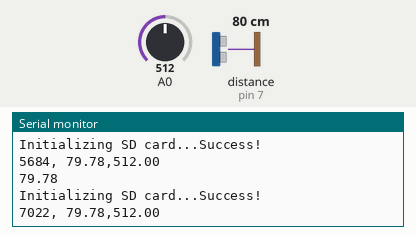
The sketch below on a simulated Arduino Uno, built with avr-gcc and run on an emulated ATmega328P. Shown: the last lines printed to the serial monitor. Wiring (inferred from the names in the program): ultrasonic range finder: trigger pin 6; echo pin 7. The test bench sets the inputs (shaded band); at power-on: A0 = 512, distance to the obstacle (sensor on pin 7) 80 cm. The echo pulse lasts 58.3 µs per cm; storage starts empty.

Above: at 7.5 s.
7.6 s: A0 set to 107
At 8.9 s:
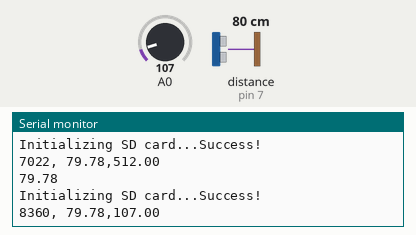
9.1 s: A0 set to 88
At 10.6 s:
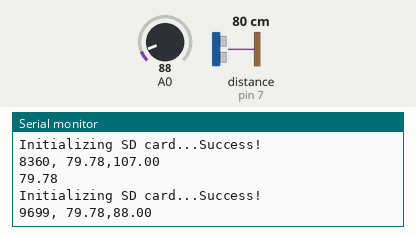
Timing chart, 0 to 12.1 s (numbered marks = the images above; inputs shaded):
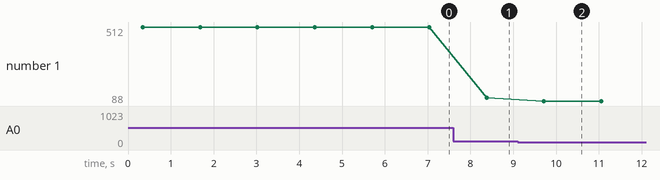

The sketch:

Deployment_2021_03_31.ino
```cpp
#include <SPI.h>                                                 //SD card
#include <SD.h>
File myFile;

const int LED = 13;

String fileName = "4_23_s0.CSV";


/*
 * Loop:
 *  Collect Data ~1min
 *  Start SD
 *  Store Data
 *  Stop SD
 *  Wait ~4min
 *
*/
#define trigPin 6
#define echoPin 7
// Define variables:
long duration;
double distance;
void setup() {
  pinMode(trigPin, OUTPUT);
  pinMode(echoPin, INPUT);
  Serial.begin(9600);
}
void loop() {
  float average = waterHeight();
  float pressure = analogRead(A0);
  Serial.println(average);

  while (!Serial) {;}
  Serial.print("Initializing SD card...");

  if(!SD.begin(53)) {//work on this
    Serial.println("initialization failed!");
    digitalWrite(LED, LOW);
    delay(10000);
  }
  else{
    Serial.println("Success!");
  }

  digitalWrite(LED, HIGH);
  myFile = SD.open(fileName, FILE_WRITE);

  if(myFile){
    //Serial.println(fileName);
    long int t = millis();
    myFile.print(t);
    myFile.print(",");
    myFile.print(average);
    myFile.print(",");
    myFile.println(pressure);
    Serial.print(t);
    Serial.print(", ");
    Serial.print(average);
    Serial.print(",");
    Serial.println(pressure);
  }
  myFile.close();

  delay(1000); //delay between samples
}


float waterHeight(){                                                //Get Water Height
  byte minLim = 0;
  int maxLim =  1000;
  int count = 10;
  float avg = 0;
  byte err = 0;
  int i = 0;
  byte j = 0; //number of iterations on single i
  int k = 0; //number of iterations
  float dist[count], distance;
  long duration;
  while(i < count){
      digitalWrite(trigPin, LOW);
      delayMicroseconds(5);
      digitalWrite(trigPin, HIGH);
      delayMicroseconds(10);
      digitalWrite(trigPin, LOW);
      duration = pulseIn(echoPin, HIGH);
      distance = (duration*.0343)/2;
      //Serial.println(i);
      if(i > 2){                                                  //Get "good" data
        err = abs(distance-avg)/avg*100;
        if(err < 20){
          dist[i] = distance;
          i++;
        }
      }
      else if(distance < maxLim && distance > minLim && i <= 2){
        dist[i] = distance;
        i++;
      }
      if(i == 2){
        avg = (dist[0]+dist[1]+dist[2])/3;
        err = abs(dist[0]-avg)/avg*100;
        if(err > 200){
          //Serial.print("Error: ");
          //Serial.print(err);
          //Serial.println(dist[0]);
          i = 0;
        }
      }
      else if(j > count*2){
        i = 0;
        j = 0;
//        Serial.println();
        //Serial.println("Reset");
      }
      else if(i == 3){
        k++;
        if(k > 7){
          i = 0;
          k = 0;
          //Serial.println("Reset");
        }
      }
      j++;
      delay(10);
  }
  float Max = dist[0]; //Calculate Max and Min's                               //Get Max, Min, and Average
  float Min = dist[0];
  float tot = dist[0];
  for(int i = 1; i<count; i++){
    Max = max(Max,dist[i]);
    Min = min(Min,dist[i]);
    tot = tot + dist[i];
  }
  float average = tot/count;
  return(average);
}
```

Measured:
- after the input at 7.6 s, the serial monitor: prints a new line after 0.78 s (image 1)
- after the input at 9.1 s, the serial monitor: prints a new line after 0.62 s (image 2)
- plotted number 1: 512 → 107 after the input at 7.6 s, 107 → 88 after the input at 9.1 s
